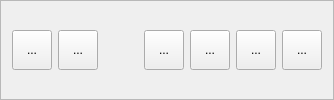
     <widget class="QFrame" name="frame_tool">
      <property name="frameShape">
       <enum>QFrame::StyledPanel</enum>
      </property>
      <property name="frameShadow">
       <enum>QFrame::Raised</enum>
      </property>
      <layout class="QHBoxLayout" name="horizontalLayout_2">
       <item>
        <widget class="QToolButton" name="boto_menu">
         <property name="minimumSize">
          <size>
           <width>40</width>
           <height>40</height>
          </size>
         </property>
         <property name="maximumSize">
          <size>
           <width>40</width>
           <height>40</height>
          </size>
         </property>
         <property name="text">
          <string>...</string>
         </property>
        </widget>
       </item>
       <item>
        <widget class="QToolButton" name="boto_tool">
         <property name="minimumSize">
          <size>
           <width>40</width>
           <height>40</height>
          </size>
         </property>
         <property name="maximumSize">
          <size>
           <width>40</width>
           <height>40</height>
          </size>
         </property>
         <property name="text">
          <string>...</string>
         </property>
        </widget>
       </item>
       <item>
        <spacer name="horizontalSpacer">
         <property name="orientation">
          <enum>Qt::Horizontal</enum>
         </property>
         <property name="sizeHint" stdset="0">
          <size>
           <width>40</width>
           <height>20</height>
          </size>
         </property>
        </spacer>
       </item>
       <item>
        <widget class="QToolButton" name="boto_min">
         <property name="minimumSize">
          <size>
           <width>40</width>
           <height>40</height>
          </size>
         </property>
         <property name="maximumSize">
          <size>
           <width>40</width>
           <height>40</height>
          </size>
         </property>
         <property name="text">
          <string>...</string>
         </property>
        </widget>
       </item>
       <item>
        <widget class="QToolButton" name="boto_restaurar">
         <property name="minimumSize">
          <size>
           <width>40</width>
           <height>40</height>
          </size>
         </property>
         <property name="maximumSize">
          <size>
           <width>40</width>
           <height>40</height>
          </size>
         </property>
         <property name="text">
          <string>...</string>
         </property>
        </widget>
       </item>
       <item>
        <widget class="QToolButton" name="boto_max">
         <property name="minimumSize">
          <size>
           <width>40</width>
           <height>40</height>
          </size>
         </property>
         <property name="maximumSize">
          <size>
           <width>40</width>
           <height>40</height>
          </size>
         </property>
         <property name="text">
          <string>...</string>
         </property>
        </widget>
       </item>
       <item>
        <widget class="QToolButton" name="boto_cerrar">
         <property name="minimumSize">
          <size>
           <width>40</width>
           <height>40</height>
          </size>
         </property>
         <property name="text">
          <string>...</string>
         </property>
        </widget>
       </item>
      </layout>
     </widget>
